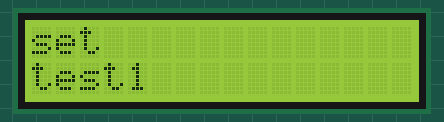
This sketch was run on a simulated Arduino Nano, built with avr-gcc and run on an emulated ATmega328P. Shown: 16×2 character LCD.

Above: at 0.2 s.
At 0.7 s:
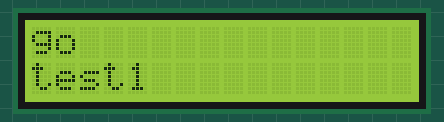

The sketch:

LCD.ino
```cpp
#include <Wire.h>
#include <LiquidCrystal_I2C.h>

LiquidCrystal_I2C lcd(0x27, 16, 2);  // change to 0x3F if needed

void setup() {
  lcd.init();        // <-- required for LiquidCrystal_I2C
  lcd.backlight();
  LCD_Message("set", 1);
  LCD_Message("test1", 2);
}

void loop() {
  // your app logic...
    lcd.backlight();
    LCD_Message("set", 1);
    delay(500);
    LCD_Message("go", 1);
    delay(500);
}

void LCD_Message(const String& message, int row) {
  lcd.setCursor(0, row - 1);
  lcd.print("                "); // clear the line (16 spaces)
  lcd.setCursor(0, row - 1);
  lcd.print(message);
}
```

pwmfinal.c
```cpp
// === 3-Phase PWM: 62.5 kHz carrier, felec Hz electrical sine (UNO/Nano ATmega328P) ===
// Pins: Phase A -> 3 (OC2B), Phase B -> 9 (OC1A), Phase C -> 10 (OC1B)

#define phaseA 3
#define phaseB 9
#define phaseC 10

#define PI 3.14159265f

// ----- Speed control (electrical frequency in Hz) -----
float felec = 5.0f;      // electrical frequency in Hz (sine frequency for all phases)

// ----- Torque control (amplitude / duty scaling) -----
// 0.0  -> 0% duty (no torque)
// 1.0  -> full sine 0..100% duty
float dutyScale = 1.0f;  // change this (0..1) to control max duty / torque

// =========================
const uint16_t N = 256;       // number of samples per electrical period
uint8_t sineLUT[N];           // lookup table for sine duty cycles (0..255)

unsigned long stepIntervalUs; // time between two LUT steps (in microseconds)
unsigned long lastStepMicros = 0;
uint16_t idx = 0;             // index into sineLUT

// phase shifts: 120° and 240°
const uint16_t PHASE_120 = N / 3;     // 120° shift
const uint16_t PHASE_240 = 2 * N / 3; // 240° shift

// --- simple micros() implementation using Timer0 (64 prescaler, normal mode) ---
static volatile uint32_t microseconds = 0;

ISR(TIMER0_OVF_vect) {
  microseconds += 1024; // 256 ticks * 4 µs per tick @16 MHz, prescaler 64
}

void init_micros(void) {
  TCCR0A = 0x00;                   // normal mode
  TCCR0B = (1 << CS01) | (1 << CS00); // prescaler = 64
  TIMSK0 |= (1 << TOIE0);          // enable overflow interrupt
  sei();
}

unsigned long micros(void) {
  uint32_t m;
  uint8_t t;
  uint8_t oldSREG = SREG;

  cli();
  m = microseconds;
  t = TCNT0;
  if ((TIFR0 & (1 << TOV0)) && (t < 255)) {
    m += 1024;
  }
  SREG = oldSREG;

  return m + (t * 4); // each tick ~4 µs
}

// helper to recompute step interval when felec changes
void updateStepInterval() {
  stepIntervalUs = (unsigned long)(1000000.0f / (felec * N));
}

void setup() {
  // configure pins as outputs:
  // Phase A -> PD3 (Arduino D3)
  // Phase B -> PB1 (Arduino D9)
  // Phase C -> PB2 (Arduino D10)
  DDRD |= (1 << DDD3);              // pinMode(phaseA, OUTPUT);
  DDRB |= (1 << DDB1) | (1 << DDB2); // pinMode(phaseB, OUTPUT); pinMode(phaseC, OUTPUT);

  init_micros();

  // =========================
  // Timer2 setup for OC2B (pin 3) -> Phase A
  // =========================
  TCCR2A = 0;
  TCCR2B = 0;
  TCCR2A |= 0b00100000;       // COM2B1:0 = 10 -> non-inverting PWM on OC2B
  TCCR2A |= 0b00000011;       // WGM21:0 = 11 -> Fast PWM (TOP = 255)
  TCCR2B |= 0b00000001;       // CS22:0 = 001 -> prescaler = 1 (fPWM = 62.5 kHz)
  OCR2B = 0;

  // =========================
  // Timer1 setup for OC1A (pin 9) and OC1B (pin 10) -> Phases B and C
  // =========================
  TCCR1A = 0;
  TCCR1B = 0;

  // Non-inverting PWM on OC1A and OC1B
  TCCR1A |= (1 << COM1A1) | (1 << COM1B1);

  // Fast PWM 8-bit (Mode 5: WGM13:0 = 0b0101, so WGM10=1, WGM12=1)
  TCCR1A |= (1 << WGM10);
  TCCR1B |= (1 << WGM12);

  // Prescaler = 1 -> fPWM = 16 MHz / (1 * 256) = 62.5 kHz
  TCCR1B |= (1 << CS10);

  OCR1A = 0;   // Phase B
  OCR1B = 0;   // Phase C

  // =========================
  // Build sine LUT for one electrical period (0..255)
  // =========================
  for (uint16_t i = 0; i < N; i++) {
    float angle = 2.0f * PI * i / N;        // 0..2π
    float s = 0.5f * (sinf(angle) + 1.0f);  // map from [-1,1] to [0,1]
    sineLUT[i] = (uint8_t)(s * 255.0f);     // map to [0,255] for OCRx
  }

  // compute initial update interval for felec
  updateStepInterval();
}

void loop() {
  unsigned long now = micros();

  // (optional) Example: slowly ramp dutyScale between 0.3 and 1.0
  // to show torque change on the scope or motor.
  /*
  static unsigned long lastDutyUpdate = 0;
  static float dir = 1.0f;  // +1 or -1
  if (millis() - lastDutyUpdate > 50) {  // update every 50 ms
    lastDutyUpdate = millis();
    dutyScale += dir * 0.02f;
    if (dutyScale > 1.0f) { dutyScale = 1.0f; dir = -1.0f; }
    if (dutyScale < 0.3f) { dutyScale = 0.3f; dir = 1.0f; }
  }
  */

  // Update OCR registers at fixed intervals to create felec Hz sines
  if (now - lastStepMicros >= stepIntervalUs) {
    lastStepMicros = now;

    // base index for phase A
    uint16_t iA = idx;
    uint16_t iB = idx + PHASE_120;
    uint16_t iC = idx + PHASE_240;

    if (iB >= N) iB -= N;
    if (iC >= N) iC -= N;

    // ----- apply dutyScale (0..1) to each phase -----
    uint8_t aRaw = sineLUT[iA];
    uint8_t bRaw = sineLUT[iB];
    uint8_t cRaw = sineLUT[iC];

    OCR2B = (uint8_t)(aRaw * dutyScale);  // Phase A
    OCR1A = (uint8_t)(bRaw * dutyScale);  // Phase B
    OCR1B = (uint8_t)(cRaw * dutyScale);  // Phase C

    // advance base index
    idx++;
    if (idx >= N) {
      idx = 0;            // wrap around after one sine period
    }
  }

  // If you ever change felec at runtime, call:
  //   felec = newValue;
  //   updateStepInterval();
}

int main(void) {
  setup();
  while (1) {
    loop();
  }
}
```

Measured:
- what the display in image 1 shows lasts 0.6 s, from 0.6 s to 1.2 s
